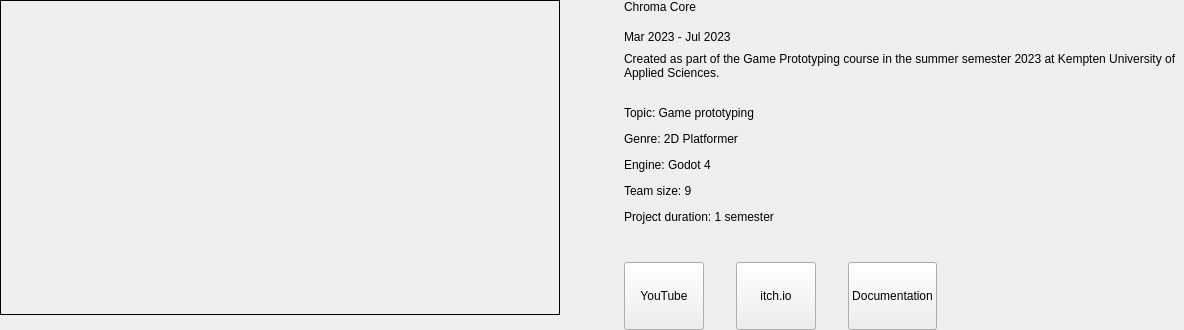
       <widget class="QWidget" name="contentWidget_1" native="true">
        <layout class="QHBoxLayout" name="horizontalLayout" stretch="0,1">
         <property name="spacing">
          <number>64</number>
         </property>
         <property name="leftMargin">
          <number>0</number>
         </property>
         <property name="topMargin">
          <number>0</number>
         </property>
         <property name="rightMargin">
          <number>0</number>
         </property>
         <property name="bottomMargin">
          <number>0</number>
         </property>
         <item>
          <widget class="QWidget" name="projectPictureLabel_1" native="true">
           <layout class="QVBoxLayout" name="verticalLayout_2">
            <property name="spacing">
             <number>0</number>
            </property>
            <property name="leftMargin">
             <number>0</number>
            </property>
            <property name="topMargin">
             <number>0</number>
            </property>
            <property name="rightMargin">
             <number>0</number>
            </property>
            <property name="bottomMargin">
             <number>0</number>
            </property>
            <item>
             <widget class="QLabel" name="pictureLabel_1">
              <property name="minimumSize">
               <size>
                <width>560</width>
                <height>315</height>
               </size>
              </property>
              <property name="maximumSize">
               <size>
                <width>560</width>
                <height>315</height>
               </size>
              </property>
              <property name="frameShape">
               <enum>QFrame::Box</enum>
              </property>
              <property name="text">
               <string/>
              </property>
              <property name="alignment">
               <set>Qt::AlignCenter</set>
              </property>
             </widget>
            </item>
            <item>
             <spacer name="verticalSpacer_4">
              <property name="orientation">
               <enum>Qt::Vertical</enum>
              </property>
              <property name="sizeHint" stdset="0">
               <size>
                <width>20</width>
                <height>0</height>
               </size>
              </property>
             </spacer>
            </item>
           </layout>
          </widget>
         </item>
         <item>
          <widget class="QWidget" name="projectWidget_1" native="true">
           <property name="minimumSize">
            <size>
             <width>560</width>
             <height>0</height>
            </size>
           </property>
           <layout class="QVBoxLayout" name="verticalLayout_3">
            <property name="spacing">
             <number>16</number>
            </property>
            <property name="leftMargin">
             <number>0</number>
            </property>
            <property name="topMargin">
             <number>0</number>
            </property>
            <property name="rightMargin">
             <number>0</number>
            </property>
            <property name="bottomMargin">
             <number>0</number>
            </property>
            <item>
             <widget class="QLabel" name="projectNameLabel_1">
              <property name="text">
               <string>Chroma Core</string>
              </property>
              <property name="alignment">
               <set>Qt::AlignLeading|Qt::AlignLeft|Qt::AlignTop</set>
              </property>
              <property name="styleType" stdset="0">
               <string>projectName</string>
              </property>
             </widget>
            </item>
            <item>
             <widget class="QWidget" name="textWidget_1" native="true">
              <layout class="QVBoxLayout" name="verticalLayout_14">
               <property name="spacing">
                <number>8</number>
               </property>
               <property name="leftMargin">
                <number>0</number>
               </property>
               <property name="topMargin">
                <number>0</number>
               </property>
               <property name="rightMargin">
                <number>0</number>
               </property>
               <property name="bottomMargin">
                <number>0</number>
               </property>
               <item>
                <widget class="QLabel" name="dateLabel_1">
                 <property name="text">
                  <string>Mar 2023 - Jul 2023</string>
                 </property>
                 <property name="styleType" stdset="0">
                  <string>projectDate</string>
                 </property>
                </widget>
               </item>
               <item>
                <widget class="QLabel" name="projectDescribtionLabel_1">
                 <property name="text">
                  <string>&lt;html&gt;&lt;head/&gt;&lt;body&gt;&lt;p&gt;Created as part of the Game Prototyping course in the summer semester 2023 at Kempten University of Applied Sciences.&lt;br/&gt;&lt;/p&gt;&lt;p&gt;Topic: Game prototyping&lt;/p&gt;&lt;p&gt;Genre: 2D Platformer&lt;/p&gt;&lt;p&gt;Engine: Godot 4&lt;/p&gt;&lt;p&gt;Team size: 9&lt;/p&gt;&lt;p&gt;Project duration: 1 semester&lt;br/&gt;&lt;/p&gt;&lt;/body&gt;&lt;/html&gt;</string>
                 </property>
                 <property name="wordWrap">
                  <bool>true</bool>
                 </property>
                 <property name="styleType" stdset="0">
                  <string>projectDescribtion</string>
                 </property>
                </widget>
               </item>
              </layout>
             </widget>
            </item>
            <item>
             <widget class="QWidget" name="buttonWidget_1" native="true">
              <layout class="QHBoxLayout" name="horizontalLayout_4">
               <property name="spacing">
                <number>32</number>
               </property>
               <property name="leftMargin">
                <number>0</number>
               </property>
               <property name="topMargin">
                <number>8</number>
               </property>
               <property name="rightMargin">
                <number>0</number>
               </property>
               <property name="bottomMargin">
                <number>0</number>
               </property>
               <item>
                <widget class="QPushButton" name="pushButton_1_2">
                 <property name="minimumSize">
                  <size>
                   <width>0</width>
                   <height>68</height>
                  </size>
                 </property>
                 <property name="text">
                  <string>YouTube</string>
                 </property>
                 <property name="moving" stdset="0">
                  <bool>false</bool>
                 </property>
                </widget>
               </item>
               <item>
                <widget class="QPushButton" name="pushButton_1_1">
                 <property name="minimumSize">
                  <size>
                   <width>0</width>
                   <height>68</height>
                  </size>
                 </property>
                 <property name="text">
                  <string>itch.io</string>
                 </property>
                 <property name="moving" stdset="0">
                  <bool>false</bool>
                 </property>
                </widget>
               </item>
               <item>
                <widget class="QPushButton" name="pushButton_1_3">
                 <property name="minimumSize">
                  <size>
                   <width>0</width>
                   <height>68</height>
                  </size>
                 </property>
                 <property name="text">
                  <string>Documentation</string>
                 </property>
                 <property name="moving" stdset="0">
                  <bool>false</bool>
                 </property>
                </widget>
               </item>
               <item>
                <spacer name="horizontalSpacer_3">
                 <property name="orientation">
                  <enum>Qt::Horizontal</enum>
                 </property>
                 <property name="sizeHint" stdset="0">
                  <size>
                   <width>40</width>
                   <height>20</height>
                  </size>
                 </property>
                </spacer>
               </item>
              </layout>
             </widget>
            </item>
            <item>
             <spacer name="verticalSpacer">
              <property name="orientation">
               <enum>Qt::Vertical</enum>
              </property>
              <property name="sizeHint" stdset="0">
               <size>
                <width>20</width>
                <height>0</height>
               </size>
              </property>
             </spacer>
            </item>
           </layout>
          </widget>
         </item>
        </layout>
       </widget>
